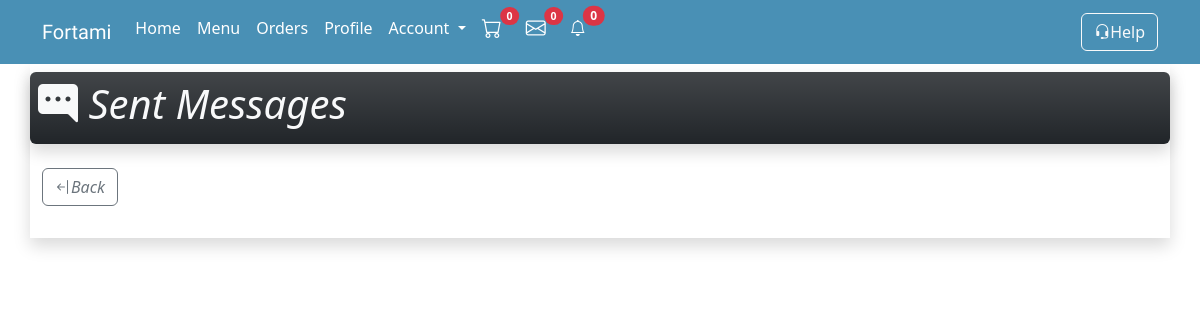
The app's page /chat-sent.php (signed in), older data.
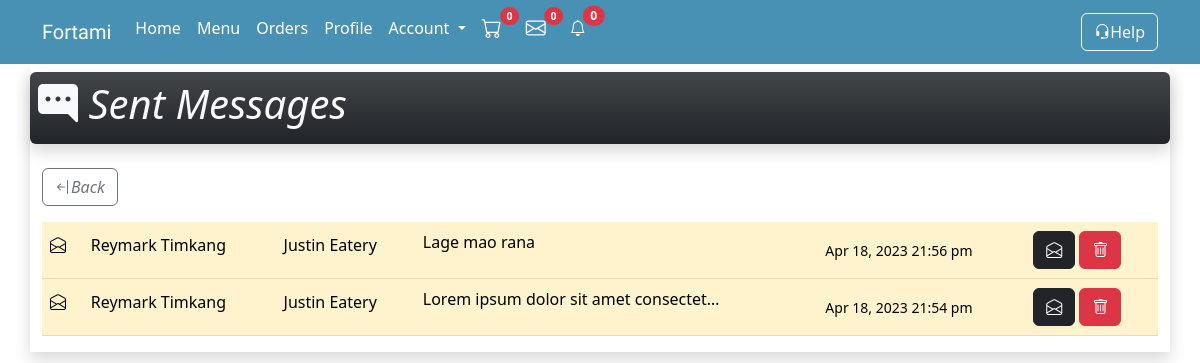
The same page, newer data.
### tables this page shows
CREATE TABLE `message` (
  `msg_id` int(20) NOT NULL,
  `user_id` int(20) NOT NULL,
  `receiver_id` int(20) NOT NULL,
  `content` varchar(200) NOT NULL,
  `status` varchar(20) NOT NULL,
  `msg_datetime` timestamp NOT NULL DEFAULT current_timestamp() ON UPDATE current_timestamp()
);

CREATE TABLE `user` (
  `user_id` int(20) NOT NULL,
  `user_type` varchar(6) NOT NULL,
  `profile_pic` varchar(50) NOT NULL,
  `user_fName` varchar(50) NOT NULL,
  `user_lName` varchar(50) NOT NULL,
  `user_email` varchar(50) NOT NULL,
  `user_userName` varchar(50) NOT NULL,
  `user_password` varchar(255) NOT NULL,
  `tagline` varchar(100) DEFAULT NULL
);

CREATE TABLE `address` (
  `address_id` int(20) NOT NULL,
  `user_id` int(20) NOT NULL,
  `full_name` varchar(50) NOT NULL,
  `address_type` varchar(50) NOT NULL,
  `contact` varchar(50) NOT NULL,
  `region` varchar(50) NOT NULL,
  `province` varchar(50) NOT NULL,
  `city` varchar(50) NOT NULL,
  `barangay` varchar(50) NOT NULL,
  `street` varchar(50) NOT NULL,
  `zip` varchar(50) NOT NULL,
  `label` varchar(50) NOT NULL,
  `note` varchar(200) DEFAULT NULL
);

### backend.php (called while the page is built, shortened)
<?php
    class Database{
      public $host = 'localhost';
      public $user = 'root';
      public $pass = '';
      public $db = 'fortami';
      public $conn;
      function __construct(){
        $this->conn = new mysqli($this->host,$this->user,$this->pass,$this->db);
      }
      function getConnection(){
        return $this->conn;
      }
    }
    class Address extends Account{
        function findAddress($user_id){
          $query = "SELECT * FROM address JOIN user ON address.user_id = user.user_id WHERE address.user_id = $user_id";
          $result = $this->con->query($query);
            if ($result) {
              return $result;
            }
        }
    }
    class Backend extends Address{
      function __construct(){
        $database = new Database;
        $this->con = $database->getConnection();
      }
    }
    class Chat extends Account{
        public $con;
        function __construct(){
          $db = new Database;
          $this->con = $db->getConnection();
        }
        function viewSent(){
          $sender = $_SESSION['id'];
          $query = "SELECT * FROM message JOIN user ON message.user_id = user.user_id
                    WHERE message.user_id = $sender ORDER BY msg_datetime DESC";
          $result = $this->con->query($query);
            if ($result) {
              return $result;
            }
        }
    }
?>

### chat-sent.php (the view, shortened to what this page needs)
<?php
    include 'backend.php';
    if ($_SESSION['role'] == "Buyer") {
        include 'buyerheader.php';
    }
    elseif ($_SESSION['role'] == "Seller") {
        include 'sellerheader.php';
    }
    elseif ($_SESSION['role'] == "Admin") {
        include 'admin-header.php';
    }
    $backend = new Backend();
    $backend->checksession();
    $chat = new Chat;
    $message = $chat->viewSent();
?>
<!DOCTYPE html>
<html lang="en">
<head>
</head>
<body>
    <div class="container">
        <div class="row row-gap-3 shadow">
            <div class="col-12 p-2 bg-dark bg-gradient text-light my-2 rounded shadow">
                <h1><i class="bi bi-chat-right-dots-fill"> Sent Messages</i> </h1>
            </div>
            <div class="col-12">
                <a href="chat.php" class="btn btn-outline-secondary"><i class="bi bi-arrow-bar-left">Back</i></a>
            </div>
            <div class="col-12 table-responsive">
                <table class="table table-warning align-middle">
                <?php
                    if (!is_null($message)) {
                        foreach ($message as $msg) {
                ?>
                    <tr>
                        <td><h6><?=($msg['status'] == 'Unread')?'<i class="bi bi-envelope-fill"></i>':'<i class="bi bi-envelope-open"></i>'?></h6></td>
                        <td><h6>
                            <?php
                                if($_SESSION['role'] == 'Buyer'){
                                    echo $msg['user_fName'].' '.$msg['user_lName'];
                                }
                                elseif ($_SESSION['role'] == 'Seller') {
                                    $res = $backend->findAddress($_SESSION['id']);
                                    $name = mysqli_fetch_assoc($res);
                                    echo $name['full_name'];
                                }elseif ($_SESSION['role'] == 'Admin') {
                                    echo $msg['user_fName'].' '.$msg['user_lName'];;
                                }
                            ?>
                        </h6></td>
                        <td><h6>
                            <?php
                                if ($_SESSION['role'] == 'Buyer') {
                                    $res = $backend->findAddress($msg['receiver_id']);
                                    $rec = mysqli_fetch_assoc($res);
                                    if (!is_null($rec)) {
                                        echo $rec['full_name'];
                                    }
                                }
                            ?>
                        </h6></td>
                        <td><p><?=$msg['content']?></p></td>
                        <td><small><?=$time = date("M d, Y H:i a", strtotime($msg['msg_datetime']))?></small></td>
                        <td>
                            <form action="chat-open.php" method="post">
                                <button type="submit" class="btn btn-dark" value="open" name="read"><i class="bi bi-envelope-open"></i></button>
                                <button type="submit" class="btn btn-danger" value="delete" name="delete"><i class="bi bi-trash"></i></button>
                            </form>
                        </td>
                    </tr>
                <?php
                        }
                    }
                ?>
                </div>
        </div>
    </div>
</body>
</html>

Row changes from the older to the newer data that the page shows:
added message: status "Read" (drawn), user.user_fName "Reymark", user.user_lName "Timkang", address.full_name "Justin Eatery", content "Lage mao rana", msg_datetime "Apr 18, 2023 21:56 pm"
added message: status "Read" (drawn), user.user_fName "Reymark", user.user_lName "Timkang", address.full_name "Justin Eatery", content "Lorem ipsum dolor sit amet consectet…", msg_datetime "Apr 18, 2023 21:54 pm"
